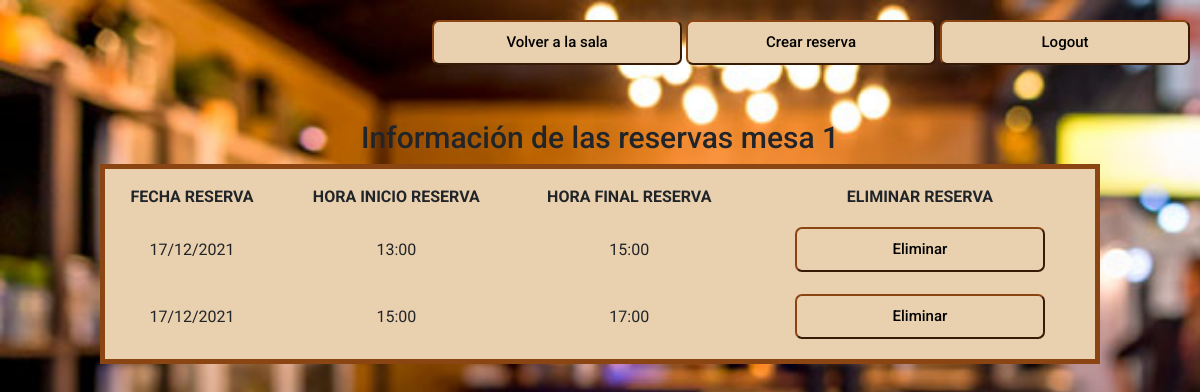
Screenshot of /process/reservas.php?id_mesa=1 (signed in) with the database file from the repository.
### tables this page shows
CREATE TABLE `tbl_reserva` (
  `id_reserva` int(11) NOT NULL,
  `data_reserva` date DEFAULT NULL,
  `hora_reserva` time DEFAULT NULL,
  `hora_fi_reserva` time DEFAULT NULL,
  `id_mesa` int(11) NOT NULL
);

### process/reservas.php (the view, shortened to what this page needs)
<?php
    include '../services/conexion.php';
    if (!$_SESSION['nombre']=="") {
        $id_mesa=$_GET['id_mesa'];
        $id_sala=$_GET['id_sala'];
?>
<!DOCTYPE html>
<html lang="en">
<head>
    <link rel="stylesheet" href="https://stackpath.bootstrapcdn.com/bootstrap/4.4.1/css/bootstrap.min.css">
    <link rel="stylesheet" href="../css/styles.css">
</head>
<body class="reserva">
    <div class="contenedor_botones_principales_sala">
        <button class="boton_sala" onclick="location.href='../process/sala.php?id_sala=<?php echo $id_sala ?>'">Volver a la sala</button>
        <button class="boton_sala" onclick="location.href='../view/crearreserva.php?id_mesa= <?php echo $id_mesa?>&id_sala=<?php echo $id_sala?>'">Crear reserva</button>
        <button class="boton_sala" onclick="location.href='../process/logout.proc.php'">Logout</button>
    </div>
    <h2 class="h1_sala">Información de las reservas mesa <?php echo $id_mesa ?></h2>
    <div class="row flex-cv">
        <div class="cuadro_reserva">
            <?php
                $sentencia=$pdo->prepare("SELECT id_reserva, DATE_FORMAT(data_reserva,'%d/%m/%Y') AS data_reserva, TIME_FORMAT(hora_reserva,'%H:%i') AS `hora_reserva` , TIME_FORMAT(hora_fi_reserva,'%H:%i') AS `hora_fi_reserva`, id_mesa FROM tbl_reserva WHERE id_mesa= $id_mesa");
                $sentencia->execute();
            ?>
            <table class="tabla_reserva">
                <tr>
                    <th>FECHA RESERVA</th>
                    <th>HORA INICIO RESERVA</th>
                    <th>HORA FINAL RESERVA</th>
                    <th>ELIMINAR RESERVA</th>
                </tr>
                <?php
                    $listaMesas=$sentencia->fetchAll(PDO::FETCH_ASSOC);
                    foreach($listaMesas as $registro){
                ?>
                <tr>
                    <td><?php echo "{$registro['data_reserva']}";?></td>
                    <td><?php echo "{$registro['hora_reserva']}";?></td>
                    <td><?php echo "{$registro['hora_fi_reserva']}";?></td>
                    <td><form method="POST" action="../process/eliminar_reserva.php">
                        <button class="boton_eliminar_reserva" type="submit" name="Enviar" value="Enviar">Eliminar</button>
                    </form></td>
                </tr>
                <?php } ?>
            </table>
        </div>
    </div>
</body>
</html>
<?php
    }else{
        header('Location: ../view/login.php');
    }

### css/styles.css (style rules this page uses)
* { box-sizing: border-box; font-family: 'Roboto', sans-serif; }
body { margin: 0; background-size: cover; background-attachment: fixed; padding: 10% 20px; text-align: center; }
th { padding-top: 7px; padding-bottom: 7px; }
.row:after { content: ""; display: table; clear: both; }
.flex-cv { display: flex; justify-content: center; justify-items: center; align-content: center; align-items: center; }
.contenedor_botones_principales_sala { height: 100%; margin-top: 20px; margin-right: 10px; float: right; }
.boton_sala { width: 250px; height: 45px; border-radius: 7px; border-color: saddlebrown; background-color: #e9d0ae; font-size: 15px; font-weight: 500; transition: all 0.5s ease; position: relative; }
.h1_sala { padding-top: 120px; font-size: 30px; }
.reserva { width: 100%; height: 100%; padding: 0; margin: 0; background-image: url("../img/img_reserva.jpg"); }
.cuadro_reserva { min-height: 200px; width: 1000px; background: #e9d0ae; border: 5px solid saddlebrown; align-items: center; align-content: center; text-align: center; }
.tabla_reserva { width: 100%; height: 100%; }
.boton_eliminar_reserva { width: 250px; height: 45px; border-radius: 7px; border-color: saddlebrown; background-color: #e9d0ae; font-size: 15px; font-weight: 500; transition: all 0.5s ease; position: relative; margin-bottom: 10px; margin-top: 10px; outline: none; }

### rows the page displays
tbl_reserva: data_reserva "17/12/2021", hora_reserva "13:00", hora_fi_reserva "15:00"
tbl_reserva: data_reserva "17/12/2021", hora_reserva "15:00", hora_fi_reserva "17:00"

### other values shown
$id_mesa "1"
